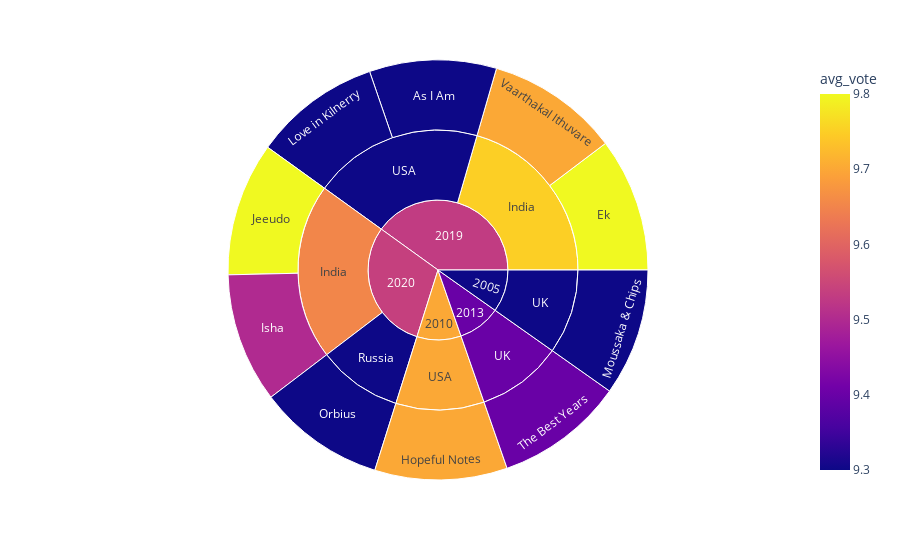

This figure's notebook cell:
### Markdown cell above
Let's consider the best movies of this century:

### Code cell
rating = imdbdf_clean[imdbdf_clean.year > 1999][0:10] #get the 1st 10 values
fig = px.sunburst(rating, path = ['year', 'country', 'title'], values = 'avg_vote', color = 'avg_vote')
fig.show()

### Figure 1 — Plotly figure (JSON) as saved in the notebook; plotly's stock layout.template omitted (floating-point values rounded to 4 significant figures)
{"data": [{"branchvalues": "total", "customdata": [[9.3], [9.8], [9.7], [9.5], [9.8], [9.3], [9.3], [9.3], [9.4], [9.7], [9.75], [9.652], [9.3], [9.3], [9.4], [9.7], [9.3], [9.3], [9.7], [9.4], [9.53], [9.538]], "domain": {"x": [0, 1], "y": [0, 1]}, "hovertemplate": "labels=%{label}<br>avg_vote_sum=%{value}<br>parent=%{parent}<br>id=%{id}<br>avg_vote=%{color}<extra></extra>", "ids": ["2019/USA/As I Am", "2019/India/Ek", "2010/USA/Hopeful Notes", "2020/India/Isha", "2020/India/Jeeudo", "2019/USA/Love in Kilnerry", "2005/UK/Moussaka & Chips", "2020/Russia/Orbius", "2013/UK/The Best Years", "2019/India/Vaarthakal Ithuvare", "2019/India", "2020/India", "2020/Russia", "2005/UK", "2013/UK", "2010/USA", "2019/USA", "2005", "2010", "2013", "2019", "2020"], "labels": ["As I Am", "Ek", "Hopeful Notes", "Isha", "Jeeudo", "Love in Kilnerry", "Moussaka & Chips", "Orbius", "The Best Years", "Vaarthakal Ithuvare", "India", "India", "Russia", "UK", "UK", "USA", "USA", "2005", "2010", "2013", "2019", "2020"], "marker": {"coloraxis": "coloraxis", "colors": [9.3, 9.8, 9.7, 9.5, 9.8, 9.3, 9.3, 9.3, 9.4, 9.7, 9.75, 9.652, 9.3, 9.3, 9.4, 9.7, 9.3, 9.3, 9.7, 9.4, 9.53, 9.538]}, "name": "", "parents": ["2019/USA", "2019/India", "2010/USA", "2020/India", "2020/India", "2019/USA", "2005/UK", "2020/Russia", "2013/UK", "2019/India", "2019", "2020", "2020", "2005", "2013", "2010", "2019", "", "", "", "", ""], "type": "sunburst", "values": [9.3, 9.8, 9.7, 9.5, 9.8, 9.3, 9.3, 9.3, 9.4, 9.7, 19.5, 19.3, 9.3, 9.3, 9.4, 9.7, 18.6, 9.3, 9.7, 9.4, 38.1, 28.6]}], "layout": {"autosize": true, "coloraxis": {"colorbar": {"title": {"text": "avg_vote"}}, "colorscale": [[0, "#0d0887"], [0.1111, "#46039f"], [0.2222, "#7201a8"], [0.3333, "#9c179e"], [0.4444, "#bd3786"], [0.5556, "#d8576b"], [0.6667, "#ed7953"], [0.7778, "#fb9f3a"], [0.8889, "#fdca26"], [1, "#f0f921"]]}, "legend": {"tracegroupgap": 0}, "margin": {"t": 60}}}
